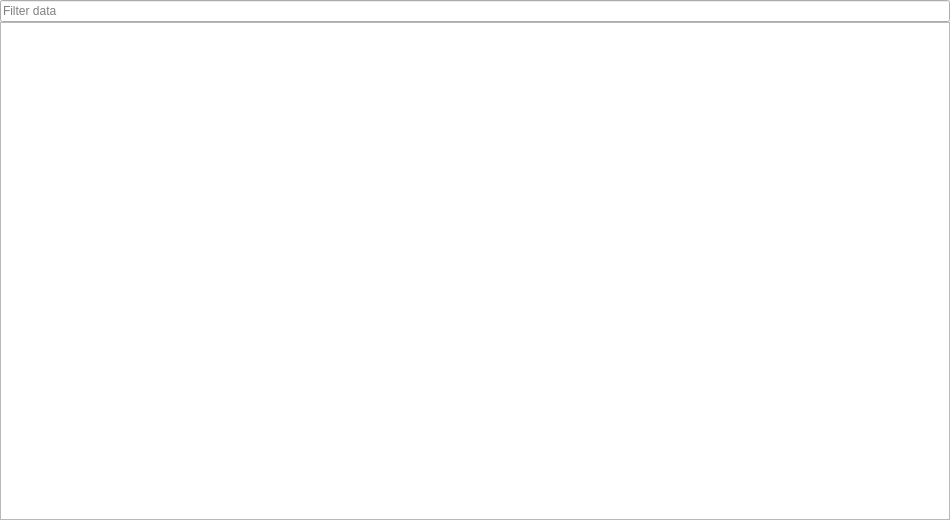
<?xml version="1.0" encoding="UTF-8"?>
<ui version="4.0">
 <class>DbResultsWidget</class>
 <widget class="QWidget" name="DbResultsWidget">
  <property name="geometry">
   <rect>
    <x>0</x>
    <y>0</y>
    <width>950</width>
    <height>520</height>
   </rect>
  </property>
  <property name="windowTitle">
   <string>Database Results Widget</string>
  </property>
  <layout class="QVBoxLayout" name="verticalLayout">
   <property name="spacing">
    <number>0</number>
   </property>
   <property name="leftMargin">
    <number>0</number>
   </property>
   <property name="topMargin">
    <number>0</number>
   </property>
   <property name="rightMargin">
    <number>0</number>
   </property>
   <property name="bottomMargin">
    <number>0</number>
   </property>
   <item>
    <layout class="QHBoxLayout" name="topLayout">
     <item>
      <widget class="QLineEdit" name="textFilterEdit">
       <property name="placeholderText">
        <string>Filter data</string>
       </property>
      </widget>
     </item>
    </layout>
   </item>
   <item>
    <widget class="QTableView" name="table"/>
   </item>
  </layout>
 </widget>
 <resources>
  <include location="../resources/resource.qrc"/>
 </resources>
 <connections/>
</ui>
